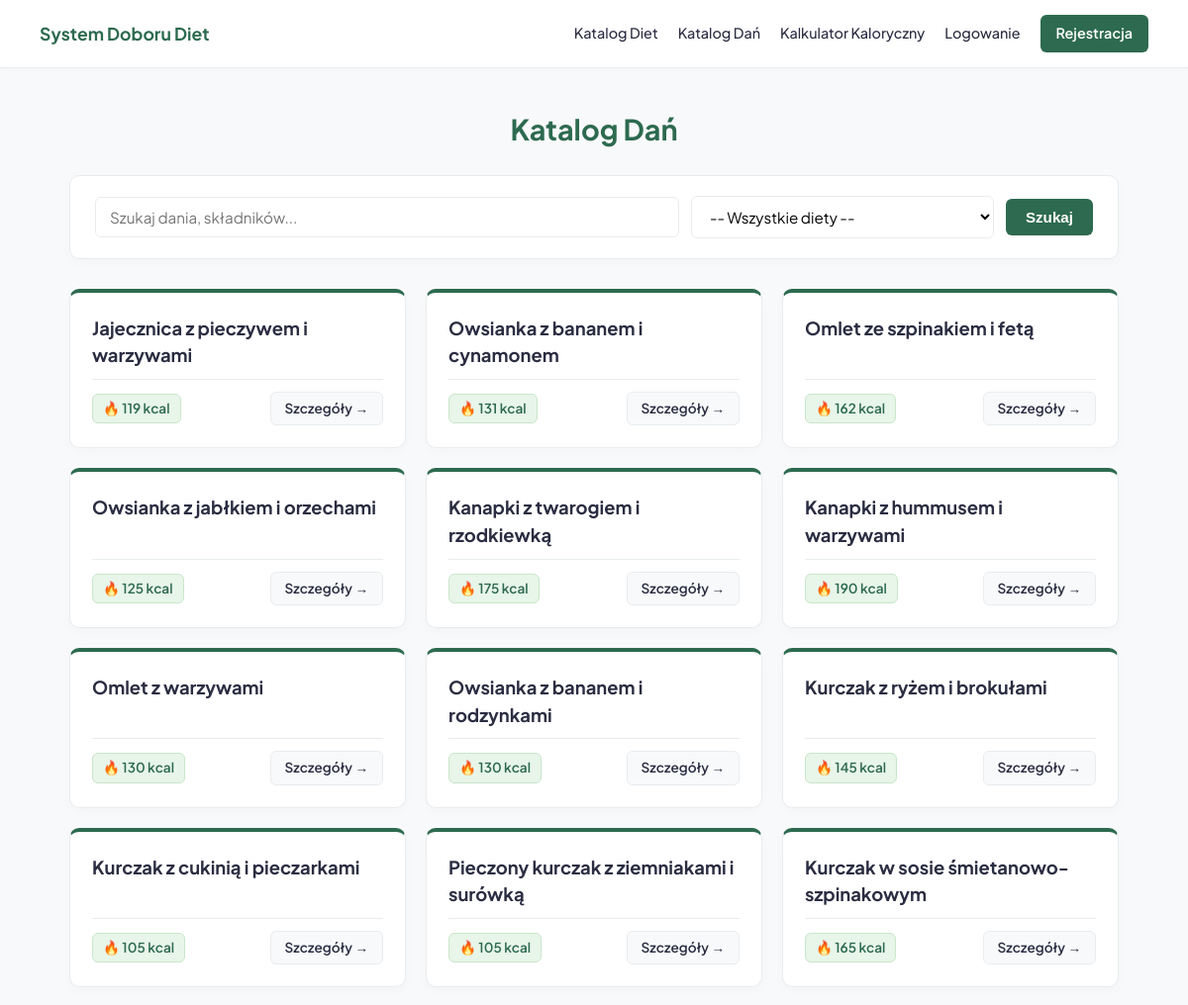
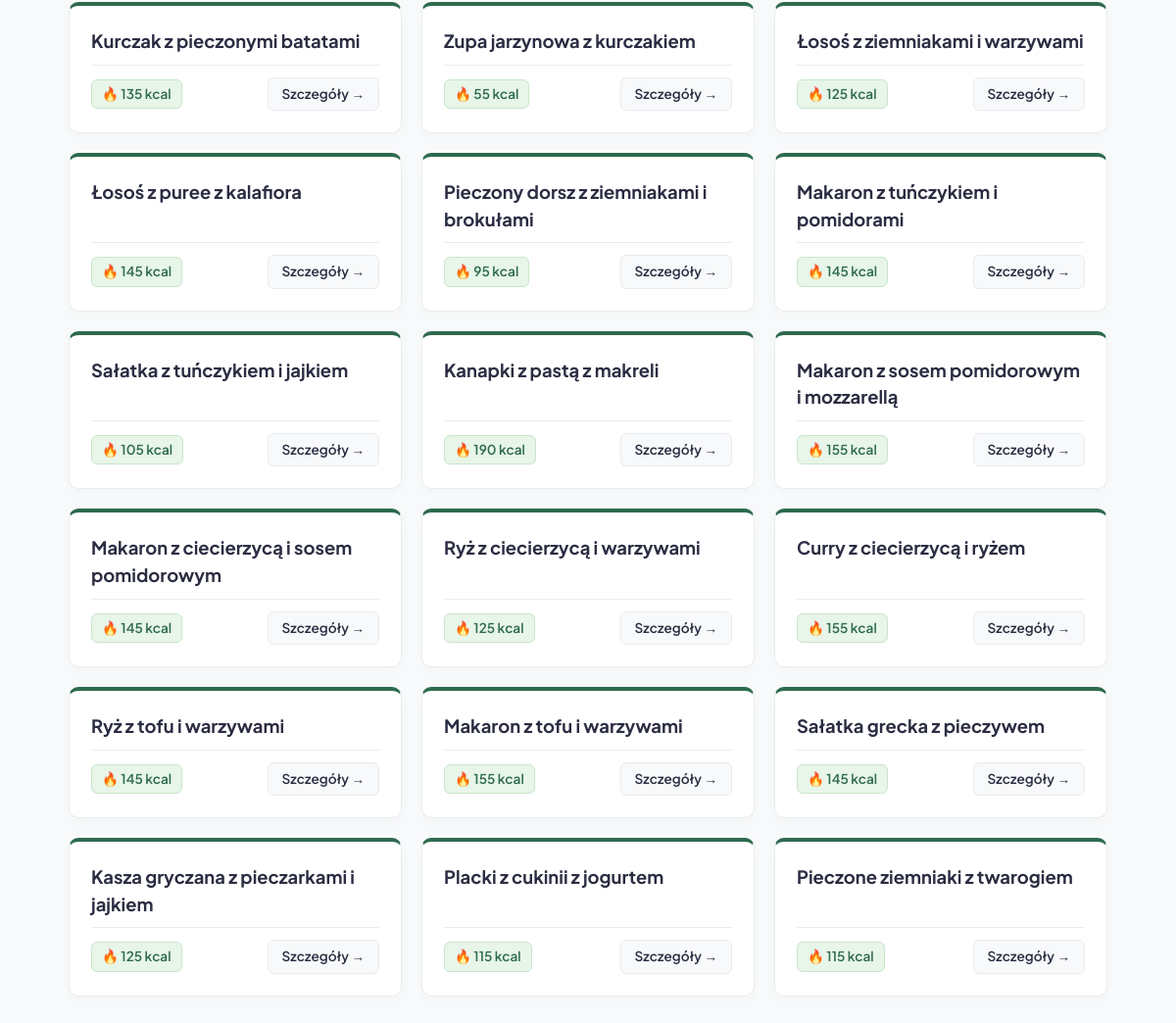
Screenshot of /dania/ with the database file from the repository (2 pictures, top to bottom).
### quiz/models.py (models this page shows, shortened)
class Dish(models.Model):
    name = models.CharField(max_length=100, verbose_name="Nazwa dania")
    diets = models.ManyToManyField(Diet, related_name='dishes', verbose_name="Powiązana dieta")
    kcal = models.IntegerField(verbose_name="Kalorie (kcal)", default=0)
    protein = models.FloatField(verbose_name="Białko (g)", default=0.0)
    fat = models.FloatField(verbose_name="Tłuszcze (g)", default=0.0)
    carbs = models.FloatField(verbose_name="Węglowodany (g)", default=0.0)
    ingredients = models.TextField(verbose_name="Lista składników (każda w nowej linii)", blank=True)
    preparation_method = models.TextField(verbose_name="Sposób przyrządzenia", blank=True)
    prep_time_minutes = models.IntegerField(verbose_name="Czas przygotowania (min)", default=15)
    allergens = models.CharField(max_length=255, verbose_name="Alergeny (np. gluten, laktoza, orzechy)", blank=True)
    tags = models.ManyToManyField(Tag, related_name='dishes', blank=True, verbose_name="Tagi dania")
    image = models.ImageField(upload_to='dishes/', blank=True, null=True, verbose_name="Zdjęcie dania")
    favorited_by = models.ManyToManyField(User, related_name='favorite_dishes', blank=True)

### quiz/views.py (the view)
# urls.py: path('dania/', views.dish_list_view, name='dish_list'),  path('dish/<int:pk>/favorite/', views.toggle_dish_favorite, name='toggle_dish_favorite'),
def dish_list_view(request):
    query = request.GET.get('q', '').strip()
    selected_tag = request.GET.get('tag', '')
    selected_diet = request.GET.get('diet', '')
    dishes = Dish.objects.prefetch_related('tags', 'diets').all()
    if query:
        dishes = dishes.filter(
            Q(name__icontains=query) | Q(ingredients__icontains=query) | Q(allergens__icontains=query)
        )
    if selected_tag:
        dishes = dishes.filter(tags__id=selected_tag)
    if selected_diet:
        dishes = dishes.filter(diets__id=selected_diet)
    tags = Tag.objects.filter(is_hidden=False)
    diets = Diet.objects.all()
    context = {
        'dishes': dishes.distinct(),
        'tags': tags,
        'diets': diets,
        'query': query,
        'selected_tag': int(selected_tag) if selected_tag.isdigit() else None,
        'selected_diet': int(selected_diet) if selected_diet.isdigit() else None,
    }
    return render(request, 'quiz/dish_list.html', context)

### quiz/templates/quiz/dish_list.html (shortened to what this page needs)
<!DOCTYPE html>
<html lang="pl">
<head>
</head>
<body>
    <header>
        <a href="{% url 'home' %}" class="logo">System Doboru Diet</a>
        <nav class="nav-menu">
            <a href="{% url 'diet_list' %}">Katalog Diet</a>
            <a href="{% url 'dish_list' %}">Katalog Dań</a>
            <a href="{% url 'calculator' %}">Kalkulator Kaloryczny</a>
            {% if user.is_authenticated %}
                <a href="{% url 'profile' %}">Mój Profil</a>
                <a href="{% url 'logout' %}" class="btn-logout">Wyloguj</a>
            {% else %}
                <a href="{% url 'login' %}">Logowanie</a>
                <a href="{% url 'register' %}" class="btn-nav">Rejestracja</a>
            {% endif %}
        </nav>
    </header>
    <div class="container">
        <h1>Katalog Dań</h1>
        <div class="filter-section">
            <form method="GET" class="filter-form">
                <input type="text" name="q" placeholder="Szukaj dania, składników..." value="{{ query }}">
                <select name="diet">
                    <option value="">-- Wszystkie diety --</option>
                </select>
                <button type="submit">Szukaj</button>
            </form>
        </div>
        <div class="dish-grid">
            {% if dishes %}
                {% for dish in dishes %}
                    <div class="dish-card">
                        <div>
                            <div class="dish-header-row">
                                <h2>
                                    <a href="{% url 'dish_detail' dish.id %}">{{ dish.name }}</a>
                                </h2>
                            </div>
                        </div>
                        <div class="dish-footer">
                            <span class="kcal-badge">🔥 {{ dish.kcal }} kcal</span>
                            <a href="{% url 'dish_detail' dish.id %}" class="btn-details">Szczegóły →</a>
                        </div>
                    </div>
                {% endfor %}
            {% else %}
                <div class="empty-alert">
                    Brak dań spełniających kryteria wyszukiwania.
                </div>
            {% endif %}
        </div>
    </div>
</body>
</html>

### quiz/templates/quiz/dish_list.html (style rules this page uses)
:root { --primary-green: #2d6a4f; --primary-hover: #1b4332; --accent-green: #52b788; --bg-color: #f8f9fa; --card-bg: #ffffff; --text-main: #2b2d42; --text-muted: #6c757d; --border-color: #e9ecef; }
* { box-sizing: border-box; }
body { font-family: 'Plus Jakarta Sans', sans-serif; background-color: var(--bg-color); color: var(--text-main); margin: 0; padding: 0; line-height: 1.5; }
header { background: white; border-bottom: 1px solid var(--border-color); padding: 15px 40px; display: flex; justify-content: space-between; align-items: center; position: sticky; top: 0; z-index: 1000; box-shadow: 0 2px 4px rgba(0,0,0,0.02); }
.logo { font-size: 1.1rem; font-weight: 700; color: var(--primary-green); text-decoration: none; }
.nav-menu { display: flex; gap: 20px; align-items: center; }
.nav-menu a { color: var(--text-main); text-decoration: none; font-weight: 500; font-size: 0.9rem; transition: color 0.2s; }
.nav-menu .btn-nav { background: var(--primary-green); color: white; padding: 8px 16px; border-radius: 6px; font-weight: 600; }
.container { max-width: 1100px; margin: 0 auto; padding: 40px 20px; }
h1 { color: var(--primary-green); font-size: 1.8rem; margin-top: 0; margin-bottom: 25px; font-weight: 700; text-align: center; }
.filter-section { background: var(--card-bg); padding: 20px 25px; border-radius: 10px; margin-bottom: 30px; border: 1px solid var(--border-color); box-shadow: 0 4px 12px rgba(0,0,0,0.02); }
.filter-form { display: flex; gap: 12px; flex-wrap: wrap; align-items: center; }
.filter-form input[type="text"], .filter-form select { padding: 10px 14px; border: 1px solid var(--border-color); border-radius: 6px; font-size: 0.95rem; font-family: 'Plus Jakarta Sans', sans-serif; outline: none; transition: border-color 0.2s; background: #fff; }
.filter-form input[type="text"] { flex-grow: 1; }
.filter-form button { background: var(--primary-green); color: white; border: none; padding: 10px 20px; border-radius: 6px; cursor: pointer; font-weight: 600; font-size: 0.95rem; transition: background 0.2s; }
.dish-grid { display: grid; grid-template-columns: repeat(auto-fill, minmax(320px, 1fr)); gap: 20px; }
.dish-card { background: var(--card-bg); border: 1px solid var(--border-color); border-top: 4px solid var(--primary-green); border-radius: 10px; padding: 22px; box-shadow: 0 4px 12px rgba(0,0,0,0.02); display: flex; flex-direction: column; justify-content: space-between; transition: transform 0.2s, box-shadow 0.2s; }
.dish-header-row { display: flex; justify-content: space-between; align-items: flex-start; gap: 12px; margin-bottom: 10px; }
.dish-card h2 { margin: 0; font-size: 1.15rem; }
.dish-card h2 a { color: var(--text-main); text-decoration: none; transition: color 0.2s; }
.dish-footer { display: flex; justify-content: space-between; align-items: center; border-top: 1px solid var(--border-color); padding-top: 12px; margin-top: auto; }
.kcal-badge { background: #e8f5e9; color: var(--primary-green); padding: 4px 10px; border-radius: 6px; font-size: 0.85rem; font-weight: 600; border: 1px solid #c8e6c9; }
.btn-details { background: var(--bg-color); color: var(--text-main); border: 1px solid var(--border-color); padding: 6px 14px; border-radius: 6px; text-decoration: none; font-size: 0.85rem; font-weight: 600; transition: all 0.2s; }

### rows the page displays
Dish: name "Jajecznica z pieczywem i warzywami", kcal "119"
Dish: name "Owsianka z bananem i cynamonem", kcal "131"
Dish: name "Omlet ze szpinakiem i fetą", kcal "162"
Dish: name "Owsianka z jabłkiem i orzechami", kcal "125"
Dish: name "Kanapki z twarogiem i rzodkiewką", kcal "175"
Dish: name "Kanapki z hummusem i warzywami", kcal "190"
Dish: name "Omlet z warzywami", kcal "130"
Dish: name "Owsianka z bananem i rodzynkami", kcal "130"
Dish: name "Kurczak z ryżem i brokułami", kcal "145"
Dish: name "Kurczak z cukinią i pieczarkami", kcal "105"
Dish: name "Pieczony kurczak z ziemniakami i surówką", kcal "105"
Dish: name "Kurczak w sosie śmietanowo-szpinakowym", kcal "165"
Dish: name "Kurczak z pieczonymi batatami", kcal "135"
Dish: name "Zupa jarzynowa z kurczakiem", kcal "55"
Dish: name "Łosoś z ziemniakami i warzywami", kcal "125"
Dish: name "Łosoś z puree z kalafiora", kcal "145"
Dish: name "Pieczony dorsz z ziemniakami i brokułami", kcal "95"
Dish: name "Makaron z tuńczykiem i pomidorami", kcal "145"
Dish: name "Sałatka z tuńczykiem i jajkiem", kcal "105"
Dish: name "Kanapki z pastą z makreli", kcal "190"
Dish: name "Makaron z sosem pomidorowym i mozzarellą", kcal "155"
Dish: name "Makaron z ciecierzycą i sosem pomidorowym", kcal "145"
Dish: name "Ryż z ciecierzycą i warzywami", kcal "125"
Dish: name "Curry z ciecierzycą i ryżem", kcal "155"
Dish: name "Ryż z tofu i warzywami", kcal "145"
Dish: name "Makaron z tofu i warzywami", kcal "155"
Dish: name "Sałatka grecka z pieczywem", kcal "145"
Dish: name "Kasza gryczana z pieczarkami i jajkiem", kcal "125"
Dish: name "Placki z cukinii z jogurtem", kcal "115"
Dish: name "Pieczone ziemniaki z twarogiem", kcal "115"
